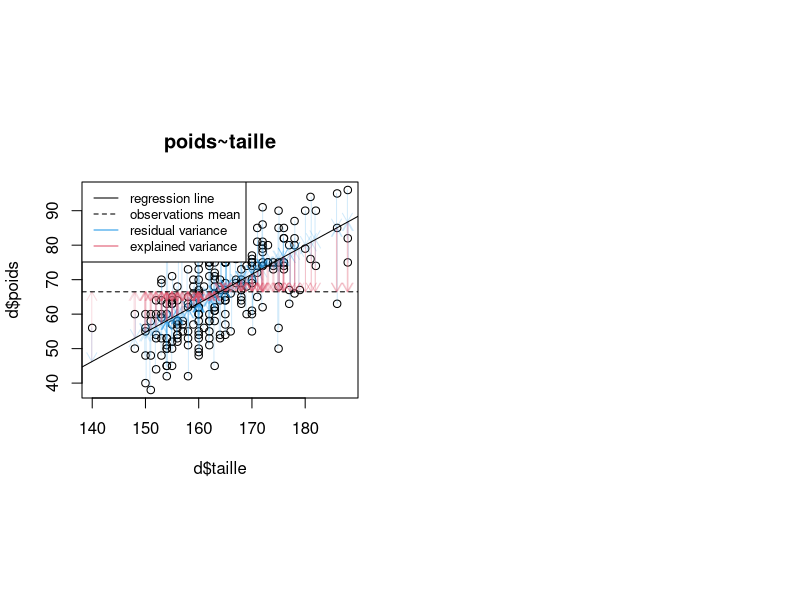
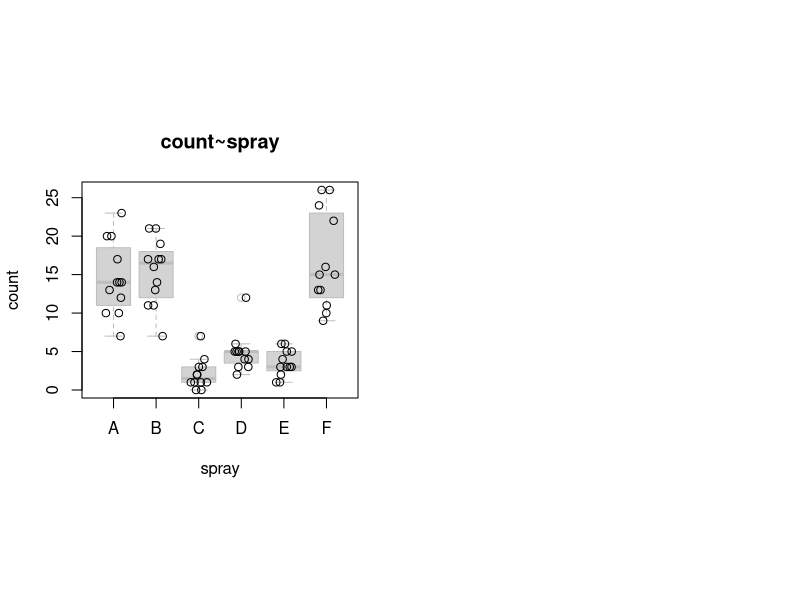
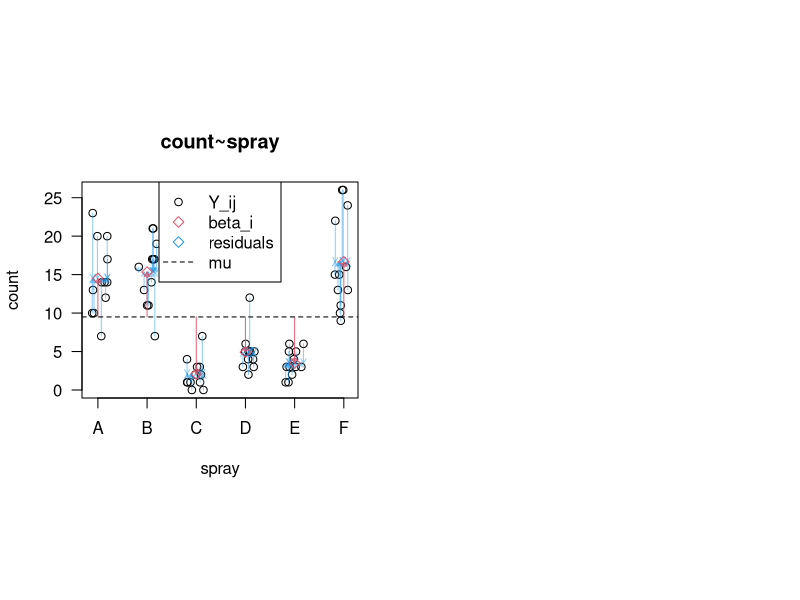
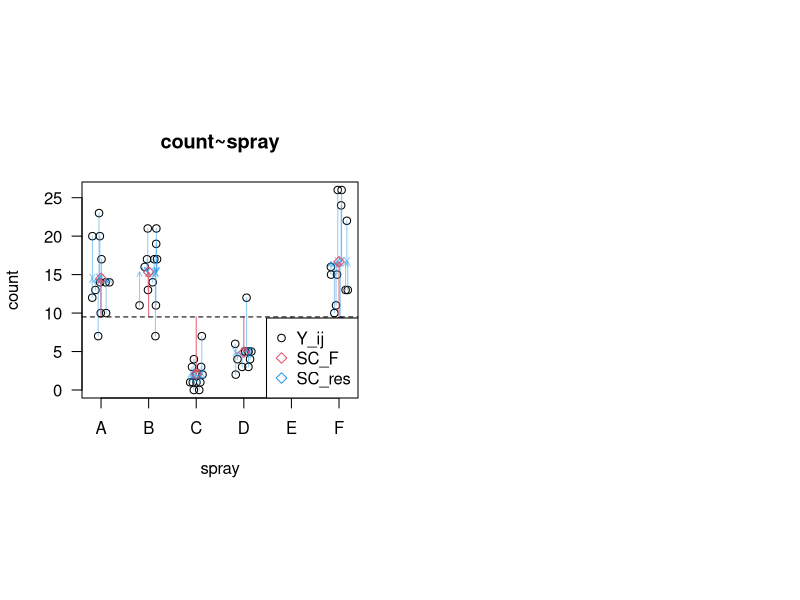
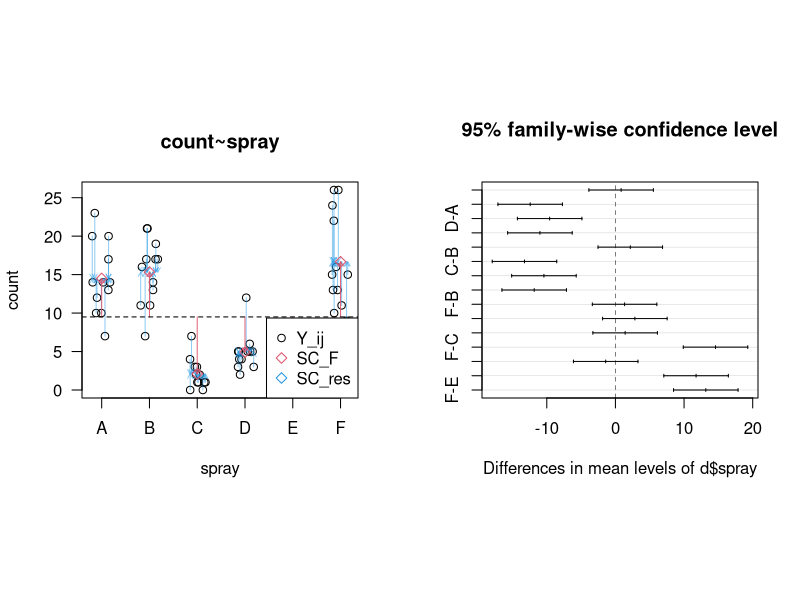

Generate these figures, in order, with R:
## ---- chunk 1
options(htmltools.dir.version = FALSE, width = 75)
knitr::opts_chunk$set(echo = TRUE, fig.width=15, fig.heigh=5, fig.align='center', dev='png', dpi = 95,
echo=FALSE, results="hide")

## ---- chunk 2
d = read.table("data/data_nutri.csv", header=TRUE, sep=",", row.names = 1)
layout(matrix(1:2, 1, byrow=TRUE), respect=TRUE)
plot(d$taille, d$poids, main="poids~taille")
## Model
# Y~X
# E(Y) = b.X
# E(Y) = b_0 + b_1.X
# Y_i = b_0 + b_1.X_i + e_i
m = lm(d$poids~d$taille)
# m$coefficients
# residuals
# m$residuals
t = jitter(d$taille)
suppressWarnings(arrows(t, d$poids, t, d$poids-m$residuals, col=adjustcolor(4, alpha.f=0.2), length=0.1))
suppressWarnings(arrows(t, d$poids-m$residuals, t, mean(d$poids), col=adjustcolor(2, alpha.f=0.2), length=0.1))
abline(a=m$coefficients[[1]], b=m$coefficients[[2]]) # /!\ y = b.x + a
abline(h=mean(d$poids), lty=2)
legend("topleft",c("regression line", "observations mean", "residual variance", "explained variance"), col=c(1,1,4,2), lty=c(1,2,1,1), cex=.8)
## ---- chunk 3
sc_tot = sum((d$poids - mean(d$poids))^2)
sc_reg = sum((d$poids-m$residuals - mean(d$poids))^2)
sc_res = sum(m$residuals^2)

sc_tot
sc_reg
sc_res

sc_reg / sc_tot

m = lm(d$poids~d$taille)
summary(m)
## ---- chunk 4
data("InsectSprays")
d = InsectSprays
head(d)
tail(d)
## ---- chunk 5
layout(matrix(1:2, 1, byrow=TRUE), respect=TRUE)
p = plot(d$spray, d$count, main="count~spray", xlab="spray", ylab="count", border="grey")
points(jitter(as.numeric(d$spray)), d$count)
## ---- chunk 6
y_i = sapply(levels(d$spray), function(s) {
 mean(d[d$spray==s,]$count)
})
layout(matrix(1:2, 1, byrow=TRUE), respect=TRUE)
sp = jitter(as.numeric(d$spray))
plot(sp, d$count, main="count~spray", las=2, type="p", xaxt="n", xlab="spray", ylab="count")
suppressWarnings(arrows(sp, d$count, sp, rep(y_i,each=12), col=adjustcolor(4, alpha.f=0.5), length=0.05))
points(y_i, pch=5, col=2)
suppressWarnings(arrows(1:6, mean(y_i), 1:6, y_i, col=adjustcolor(2, alpha.f=0.9), length=0.05))
abline(h=mean(y_i), lty=2)

axis(1, 1:length(levels(d$spray)), labels=levels(d$spray))
legend("top", c("Y_ij", "beta_i", "residuals", "mu"), pch=c(1,5,5,NA), col=c(1,2,4,1), lty=c(0,0,0,2), border=0)
## ---- chunk 7
y_i = sapply(levels(d$spray), function(s) {
 mean(d[d$spray==s,]$count)
})
layout(matrix(1:2, 1, byrow=TRUE), respect=TRUE)
sp = jitter(as.numeric(d$spray))
plot(sp, d$count, main="count~spray", las=2, type="p", xaxt="n", xlab="spray", ylab="count")
suppressWarnings(arrows(sp, d$count, sp, rep(y_i,each=12), col=adjustcolor(4, alpha.f=0.5), length=0.05))
points(y_i, pch=5, col=2)
suppressWarnings(arrows(1:6, mean(y_i), 1:6, y_i, col=adjustcolor(2, alpha.f=0.9), length=0.05))
abline(h=mean(y_i), lty=2)

axis(1, 1:length(levels(d$spray)), labels=levels(d$spray))
legend("bottomright", c("Y_ij", "SC_F", "SC_res"), pch=c(1,5,5), col=c(1,2,4))
## ---- chunk 8
m = lm(d$count~d$spray)
anova(m)
## ---- chunk 9
n = length(d$count)
I = length(levels(d$spray))
n_c = (I * (I-1))/2
## ---- chunk 10
alpha = 0.05
alpha_prime = 0.05/n_c
## ---- chunk 11
table(d$spray)
n_B = table(d$spray)[2]
print(n_B)
n_C = table(d$spray)[3]
print(n_C)

y_i = sapply(levels(d$spray), function(s) {
 mean(d[d$spray==s,]$count)
})
y_B = y_i[2]
print(y_B)
y_C = y_i[3]
print(y_C)

m = lm(d$count~d$spray)
anova(m)
s_2r = anova(m)[2,3] #cm_r est un estimateur sans biais de la variance des erreurs (variance résiduelle)
print(s_2r)

t_obs = (y_B - y_C)/sqrt(s_2r*(1/n_B + 1/n_C))
print(t_obs)
## ---- chunk 12
t_seuil = qt(p = (1-alpha_prime/2), df = (n-I))
print(t_seuil)

## ---- chunk 13
n = length(d$count)
I = length(levels(d$spray))
n_c = (I * (I-1))/2
## ---- chunk 14
alpha = 0.05
alpha_prime = 0.05/n_c
## ---- chunk 15
table(d$spray)
n_B = table(d$spray)[2]
print(n_B)
n_A = table(d$spray)[1]
print(n_A)

y_i = sapply(levels(d$spray), function(s) {
 mean(d[d$spray==s,]$count)
})
y_B = y_i[2]
print(y_B)
y_A = y_i[1]
print(y_C)

m = lm(d$count~d$spray)
anova(m)
s_2r = anova(m)[2,3] #cm_r est un estimateur sans biais de la variance des erreurs (variance résiduelle)
print(s_2r)

t_obs = (y_B - y_A)/sqrt(s_2r*(1/n_B + 1/n_A))
print(t_obs)
## ---- chunk 16
t_seuil = qt(p = (1-alpha_prime/2), df = (n-I))
print(t_seuil)

## ---- chunk 17
y_i = sapply(levels(d$spray), function(s) {
 mean(d[d$spray==s,]$count)
})
layout(matrix(1:2, 1, byrow=TRUE), respect=TRUE)
sp = jitter(as.numeric(d$spray))
plot(sp, d$count, main="count~spray", las=2, type="p", xaxt="n", xlab="spray", ylab="count")
suppressWarnings(arrows(sp, d$count, sp, rep(y_i,each=12), col=adjustcolor(4, alpha.f=0.5), length=0.05))
points(y_i, pch=5, col=2)
suppressWarnings(arrows(1:6, mean(y_i), 1:6, y_i, col=adjustcolor(2, alpha.f=0.9), length=0.05))
abline(h=mean(y_i), lty=2)

axis(1, 1:length(levels(d$spray)), labels=levels(d$spray))
legend("bottomright", c("Y_ij", "SC_F", "SC_res"), pch=c(1,5,5), col=c(1,2,4))
## ---- chunk 18
m = aov(d$count~d$spray)
TukeyHSD(m)
plot(TukeyHSD(m))
## ---- chunk 19
m = lm(d$count~d$spray)
anova(m)
SC_fac =  anova(m)[1,2]
print(SC_fac)
SC_res =  anova(m)[2,2]
print(SC_res)
eta_2 = 1-SC_res/SC_fac
print(eta_2)
